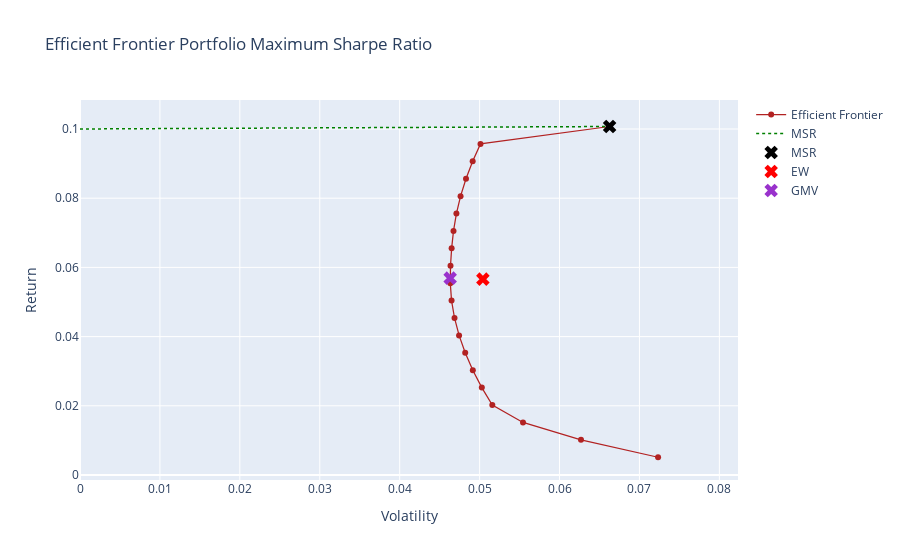

The cell this chart's notebook holds for it:
### Code cell
# Visualización
erk.plot_ef(n_points = 20, 
            expected_returns = er, 
            covmat = cov, 
            title='Efficient Frontier Portfolio Maximum Sharpe Ratio', 
            show_cml=True, 
            risk_free_rate=0.1,
            show_ew=True,
            show_gmv=True)

### Figure 1 — Plotly figure (JSON) as saved in the notebook; plotly's stock layout.template omitted (floating-point values rounded to 4 significant figures)
{"data": [{"hovertemplate": "%{y:.5f}", "line": {"color": "firebrick", "width": 1.25}, "mode": "lines+markers", "name": "Efficient Frontier", "type": "scatter", "x": [0.07233, 0.06269, 0.05543, 0.05159, 0.05028, 0.04915, 0.0482, 0.04743, 0.04686, 0.04649, 0.04633, 0.04636, 0.0465, 0.04673, 0.0471, 0.04762, 0.0483, 0.04913, 0.05011, 0.06627], "y": [0.005136, 0.01017, 0.0152, 0.02023, 0.02526, 0.03029, 0.03532, 0.04035, 0.04538, 0.05041, 0.05544, 0.06047, 0.0655, 0.07053, 0.07556, 0.08059, 0.08562, 0.09066, 0.09569, 0.1007]}, {"hovertemplate": "%{y:.5f}", "line": {"color": "green", "dash": "dot", "width": 1.5}, "mode": "lines", "name": "MSR", "type": "scatter", "x": [0, 0.06627], "y": [0.1, 0.1007]}, {"hovertemplate": "%{y:.5f}", "marker": {"color": "black", "size": 12, "symbol": "x"}, "mode": "markers", "name": "MSR", "type": "scatter", "x": [0.06627], "y": [0.1007]}, {"hovertemplate": "%{y:.5f}", "marker": {"color": "red", "opacity": 1, "size": 12, "symbol": "x"}, "mode": "markers", "name": "EW", "type": "scatter", "x": [0.05041], "y": [0.05661]}, {"hovertemplate": "%{y:.5f}", "marker": {"color": "darkorchid", "opacity": 1, "size": 12, "symbol": "x"}, "mode": "markers", "name": "GMV", "type": "scatter", "x": [0.04632], "y": [0.05689]}], "layout": {"hoverdistance": 200, "hovermode": "x unified", "spikedistance": 200, "title": {"text": "Efficient Frontier Portfolio Maximum Sharpe Ratio"}, "transition": {"duration": 500}, "xaxis": {"range": [0, 0.08233], "showspikes": true, "spikecolor": "#999999", "spikemode": "across", "spikethickness": 2, "title": {"text": "Volatility"}}, "yaxis": {"tickprefix": "", "title": {"text": "Return"}}}}
